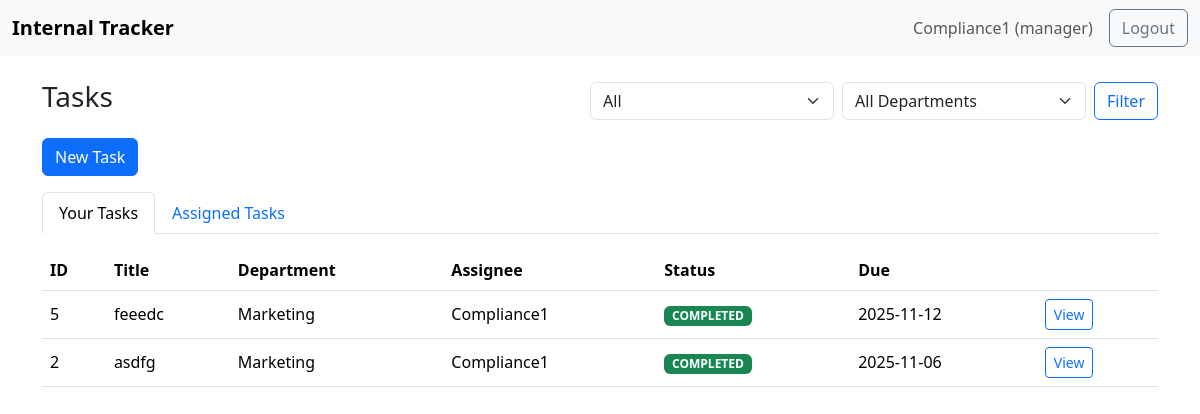
The app's page / (signed in) with its own data.
### app.py (models this page shows, shortened)
class User(UserMixin, db.Model):
    __tablename__ = "user"
    id = db.Column(db.Integer, primary_key=True)
    name = db.Column(db.String(120), nullable=False)
    email = db.Column(db.String(255), unique=True, nullable=False, index=True)
    password_hash = db.Column(db.String(255), nullable=False)
    role = db.Column(db.String(20), default="user")  # 'admin', 'manager', 'user'
    department_id = db.Column(db.Integer, db.ForeignKey("department.id"), nullable=True)
    department = db.relationship("Department", backref="users")
    is_active_flag = db.Column(db.Boolean, default=True, nullable=False)
    can_create_task = db.Column(db.Boolean, default=False, nullable=False)

class Task(db.Model):
    id = db.Column(db.Integer, primary_key=True)
    title = db.Column(db.String(200), nullable=False)
    description = db.Column(db.Text, nullable=True)
    department_id = db.Column(db.Integer, db.ForeignKey("department.id"), nullable=False)
    department = db.relationship("Department", backref="tasks")
    assignee_id = db.Column(db.Integer, db.ForeignKey("user.id"), nullable=False)
    assignee = db.relationship("User", foreign_keys=[assignee_id])
    assigner_id = db.Column(db.Integer, db.ForeignKey("user.id"), nullable=False)
    assigner = db.relationship("User", foreign_keys=[assigner_id])
    due_date = db.Column(db.Date, nullable=True)
    status = db.Column(db.String(20), default="OPEN")  # OPEN, IN_PROGRESS, COMPLETED, REJECTED
    is_hidden = db.Column(db.Boolean, default=False, nullable=False)
    created_at = db.Column(db.DateTime, default=datetime.utcnow)
    updated_at = db.Column(db.DateTime, default=datetime.utcnow, onupdate=datetime.utcnow)

class Department(db.Model):
    id = db.Column(db.Integer, primary_key=True)
    name = db.Column(db.String(120), unique=True, nullable=False)

### app.py (the view)
@app.route("/")
@login_required
def index():
    show_hidden = request.args.get("show_hidden", "0") == "1"
    status = request.args.get("status")
    dept = request.args.get("dept", type=int)
    active_tab = request.args.get("tab", "yours")  # 'yours' | 'assigned' | 'dept'
    def base_query():
        q = Task.query
        if current_user.role != "admin" or not show_hidden:
            q = q.filter_by(is_hidden=False)
        if status and status != "ALL":
            q = q.filter_by(status=status)
        if active_tab == "dept" and dept:
            q = q.filter_by(department_id=dept)
        return q.order_by(Task.created_at.desc())
    your_tasks = base_query().filter(Task.assignee_id == current_user.id).all()
    assigned_tasks = base_query().filter(Task.assigner_id == current_user.id).all()
    dept_tasks = []
    if current_user.role == "admin" and active_tab == "dept" and dept:
        dept_tasks = base_query().all()
    departments = Department.query.order_by(Department.name).all()
    return render_template(
        "dashboard.html",
        your_tasks=your_tasks,
        assigned_tasks=assigned_tasks,
        dept_tasks=dept_tasks,             # for Department View tab
        departments=departments,
        selected_status=status or "ALL",
        selected_dept=dept or 0,
        show_hidden=show_hidden,
        active_tab=active_tab,
        dept_mode=False,
        current_department=None
    )

### app.py (called while the page is built)
@login_manager.user_loader
def load_user(user_id):
    return User.query.get(int(user_id))

### templates/dashboard.html (shortened to what this page needs)
{% extends "base.html" %}
{% block content %}
<div class="d-flex justify-content-between align-items-center mb-3">
  <h3>Tasks</h3>
  <form class="d-flex align-items-center"
        method="get"
      action="{{ url_for('department_dashboard', dept_id=current_department.id) if (current_user.role=='admin' and (dept_mode or active_tab=='dept') and (selected_dept or (current_department and current_department.id))) else url_for('index') }}">
    <select name="status" class="form-select me-2" style="min-width: 160px;">
      {% set s = (selected_status or 'ALL') %}
      <option value="ALL" {{ 'selected' if s=='ALL' else '' }}>All</option>
    </select>
    {% if current_user.role == 'admin' and (active_tab == 'dept' or dept_mode) %}
      <select name="dept" class="form-select me-2" style="min-width: 220px;">
        {% set sd = selected_dept or (current_department.id if current_department else 0) %}
        <option value="0" {{ 'selected' if sd==0 else '' }}>Select Department</option>
        {% for d in departments %}
          <option value="{{ d.id }}" {{ 'selected' if sd==d.id else '' }}>{{ d.name }}</option>
        {% endfor %}
      </select>
    {% else %}
      <select name="dept" class="form-select me-2" style="min-width: 220px;">
        {% set sd = selected_dept or 0 %}
        <option value="0" {{ 'selected' if sd==0 else '' }}>All Departments</option>
      </select>
    {% endif %}
    <button class="btn btn-outline-primary">Filter</button>
  </form>
</div>
{% if current_user.role in ['admin','manager'] or current_user.can_create_task %}
  <div class="mb-3">
    <a class="btn btn-primary" href="{{ url_for('task_new') }}">New Task</a>
  </div>
{% endif %}
<ul class="nav nav-tabs mb-3">
  <li class="nav-item">
    <a class="nav-link {% if (active_tab or 'yours') == 'yours' %}active{% endif %}"
       href="{{ url_for('index',
                        status=selected_status or 'ALL',
                        dept=selected_dept or 0,
                        show_hidden=1 if show_hidden else 0,
                        tab='yours') }}">
      Your Tasks
    </a>
  </li>
  {% if current_user.role in ['admin','manager'] or current_user.can_create_task %}
  <li class="nav-item">
    <a class="nav-link {% if active_tab == 'assigned' %}active{% endif %}"
       href="{{ url_for('index',
                        status=selected_status or 'ALL',
                        dept=selected_dept or 0,
                        show_hidden=1 if show_hidden else 0,
                        tab='assigned') }}">
      Assigned Tasks
    </a>
  </li>
  {% endif %}
</ul>
{% macro task_table(rows, show_actions) -%}
<table class="table table-hover align-middle">
  <thead>
    <tr>
      <th>ID</th>
      <th>Title</th>
      <th>Department</th>
      <th>Assignee</th>
      <th>Status</th>
      <th>Due</th>
      <th></th>
    </tr>
  </thead>
  <tbody>
  {% for t in rows %}
    <tr>
      <td>{{ t.id }}</td>
      <td>{{ t.title }}</td>
      <td>{{ t.department.name }}</td>
      <td>{{ t.assignee.name }}</td>
      <td>
        <span class="badge
          {% if t.status=='COMPLETED' %}bg-success
          {% elif t.status=='IN_PROGRESS' %}bg-warning text-dark
          {% elif t.status=='REJECTED' %}bg-danger
          {% else %}bg-secondary{% endif %}">
          {{ t.status }}
        </span>
      </td>
      <td>{{ t.due_date or '-' }}</td>
      <td><a class="btn btn-sm btn-outline-primary" href="{{ url_for('task_view', task_id=t.id) }}">View</a></td>
    </tr>
  {% endfor %}
  </tbody>
</table>
{%- endmacro %}
{% if current_user.role == 'admin' and (active_tab == 'dept' or dept_mode) %}
  {% set sd = selected_dept or (current_department.id if current_department else 0) %}
  {% if sd and dept_tasks %}
    {{ task_table(dept_tasks, True) }}
  {% elif sd %}
    <div class="alert alert-info">No tasks found for this department (with current filters).</div>
  {% else %}
    <div class="alert alert-secondary">Choose a department to view its tasks.</div>
  {% endif %}
{% else %}
  {% if (active_tab or 'yours') == 'yours' %}
    {{ task_table(your_tasks, current_user.role == 'admin') }}
  {% else %}
    {{ task_table(assigned_tasks, current_user.role == 'admin') }}
  {% endif %}
{% endif %}
{% endblock %}

### templates/base.html (shortened to what this page needs)
<!doctype html>
<html lang="en">
<head>
  <link href="https://cdn.jsdelivr.net/npm/bootstrap@5.3.3/dist/css/bootstrap.min.css" rel="stylesheet">
  <link rel="stylesheet" href="{{ url_for('static', filename='style.css') }}">
</head>
<body>
<nav class="navbar navbar-expand-lg bg-body-tertiary">
  <div class="container-fluid">
    <a class="navbar-brand d-flex align-items-center" href="{{ url_for('index') }}">
      <span>Internal Tracker</span>
    </a>
    <div class="collapse navbar-collapse" id="nav">
      {% if current_user.is_authenticated %}
      <span class="navbar-text me-3">{{ current_user.name }} ({{ current_user.role }})</span>
      <a class="btn btn-outline-secondary" href="{{ url_for('logout') }}">Logout</a>
      {% endif %}
    </div>
  </div>
</nav>
<main class="container py-4">
  {% block content %}{% endblock %}
</main>
</body>
</html>

### static/style.css (style rules this page uses)
.navbar-brand span { font-weight: 600; }

### records on screen
User: name "Compliance1", role "manager"
Task: id "5", title "feeedc", department.name "Marketing", assignee.name "Compliance1", status "COMPLETED", due_date "2025-11-12"
Task: id "2", title "asdfg", department.name "Marketing", assignee.name "Compliance1", status "COMPLETED", due_date "2025-11-06"
